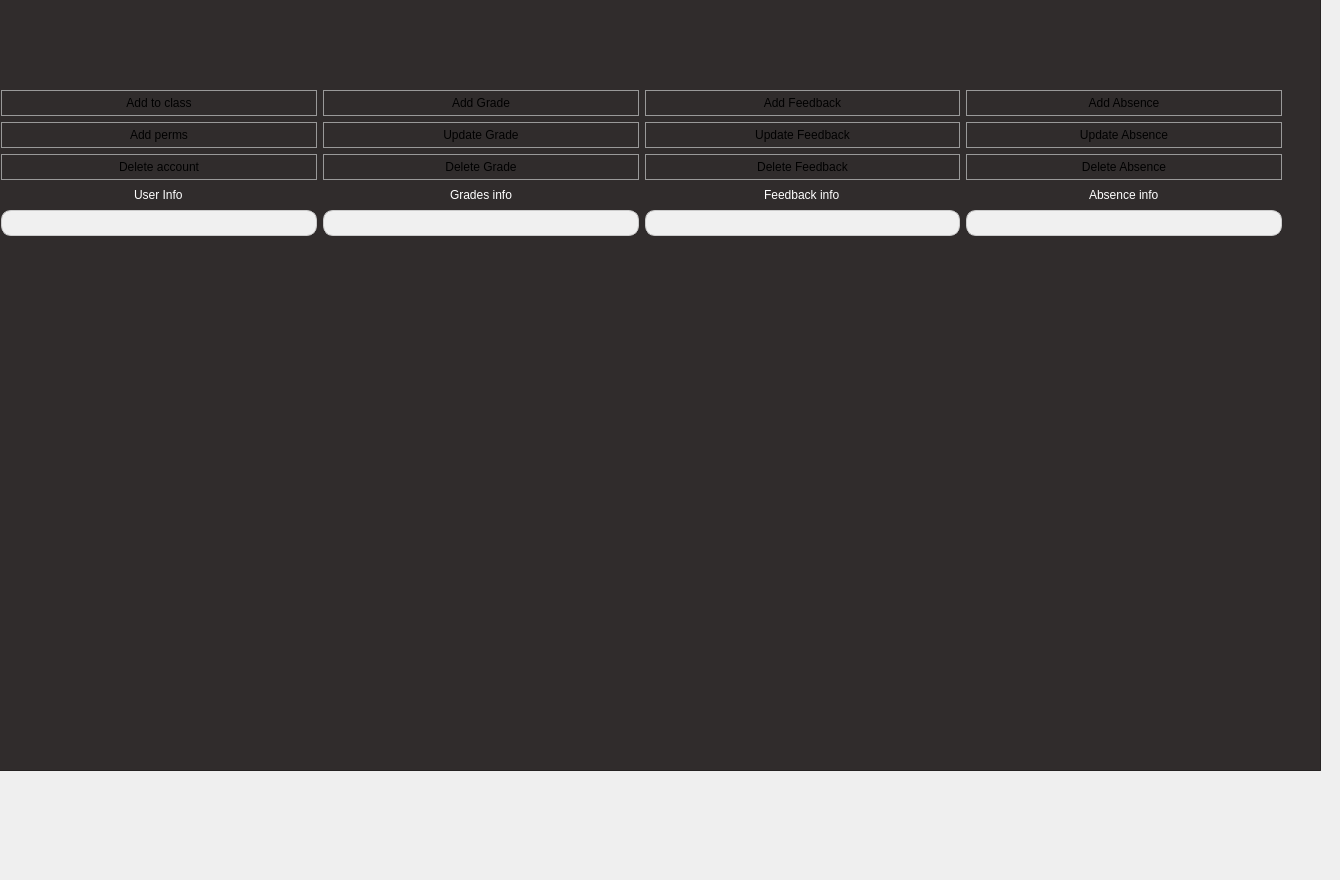
   <widget class="QWidget" name="pageAdmin">
    <widget class="QLabel" name="label_logo_2">
     <property name="geometry">
      <rect>
       <x>10</x>
       <y>10</y>
       <width>451</width>
       <height>81</height>
      </rect>
     </property>
     <property name="text">
      <string/>
     </property>
     <property name="pixmap">
      <pixmap>../assets/logo.png</pixmap>
     </property>
    </widget>
    <widget class="QLabel" name="label_18">
     <property name="geometry">
      <rect>
       <x>0</x>
       <y>0</y>
       <width>1281</width>
       <height>81</height>
      </rect>
     </property>
     <property name="styleSheet">
      <string notr="true"/>
     </property>
     <property name="text">
      <string/>
     </property>
    </widget>
    <widget class="QFrame" name="frame">
     <property name="geometry">
      <rect>
       <x>-10</x>
       <y>-100</y>
       <width>1331</width>
       <height>871</height>
      </rect>
     </property>
     <property name="styleSheet">
      <string notr="true">QFrame {
    background-color: #302c2c;
}</string>
     </property>
     <property name="frameShape">
      <enum>QFrame::StyledPanel</enum>
     </property>
     <property name="frameShadow">
      <enum>QFrame::Raised</enum>
     </property>
    </widget>
    <widget class="QWidget" name="layoutWidget">
     <property name="geometry">
      <rect>
       <x>1</x>
       <y>90</y>
       <width>1281</width>
       <height>631</height>
      </rect>
     </property>
     <layout class="QHBoxLayout" name="horizontalLayout">
      <item>
       <layout class="QVBoxLayout" name="verticalLayout_14">
        <item>
         <layout class="QVBoxLayout" name="verticalLayout">
          <item>
           <widget class="QPushButton" name="pushButtonAddToGrade">
            <property name="styleSheet">
             <string notr="true">QPushButton {
    background: qlineargradient(x1: 0, y1: 0, x2: 0, y2: 1,
                                stop: 0 #f6f6f6, stop: 1 #e0e0e0);
    border-radius: 14px;
	color: black;
    border: 1px solid #999999;
    padding: 5px 15px;
}

QPushButton:hover {
    background: qlineargradient(x1: 0, y1: 0, x2: 0, y2: 1,
                                stop: 0 #e0e0e0, stop: 1 #f6f6f6);
}

QPushButton:pressed {
    background: #dcdcdc;
}</string>
            </property>
            <property name="text">
             <string>Add to class</string>
            </property>
           </widget>
          </item>
          <item>
           <widget class="QPushButton" name="pushButtonAddPerms">
            <property name="styleSheet">
             <string notr="true">QPushButton {
    background: qlineargradient(x1: 0, y1: 0, x2: 0, y2: 1,
                                stop: 0 #f6f6f6, stop: 1 #e0e0e0);
    border-radius: 14px;
	color: black;
    border: 1px solid #999999;
    padding: 5px 15px;
}

QPushButton:hover {
    background: qlineargradient(x1: 0, y1: 0, x2: 0, y2: 1,
                                stop: 0 #e0e0e0, stop: 1 #f6f6f6);
}

QPushButton:pressed {
    background: #dcdcdc;
}</string>
            </property>
            <property name="text">
             <string>Add perms</string>
            </property>
           </widget>
          </item>
          <item>
           <widget class="QPushButton" name="pushButtonDeleteAccount">
            <property name="styleSheet">
             <string notr="true">QPushButton {
    background: qlineargradient(x1: 0, y1: 0, x2: 0, y2: 1,
                                stop: 0 #f6f6f6, stop: 1 #e0e0e0);
    border-radius: 14px;
	color: black;
    border: 1px solid #999999;
    padding: 5px 15px;
}

QPushButton:hover {
    background: qlineargradient(x1: 0, y1: 0, x2: 0, y2: 1,
                                stop: 0 #e0e0e0, stop: 1 #f6f6f6);
}

QPushButton:pressed {
    background: #dcdcdc;
}</string>
            </property>
            <property name="text">
             <string>Delete account</string>
            </property>
           </widget>
          </item>
         </layout>
        </item>
        <item>
         <layout class="QVBoxLayout" name="verticalLayout_6">
          <item>
           <layout class="QVBoxLayout" name="verticalLayout_4">
            <item alignment="Qt::AlignHCenter">
             <widget class="QLabel" name="label_9">
              <property name="styleSheet">
               <string notr="true">QLabel {
    color: white; /* Text color */
    border-radius: 10px; /* Rounded corners */
    padding: 2px; /* Padding around the text */
    background: transparent; /* Remove background color */
    text-align: center; /* Center align text */
}
</string>
              </property>
              <property name="text">
               <string>User Info</string>
              </property>
             </widget>
            </item>
            <item>
             <widget class="QComboBox" name="comboBoxUsers">
              <property name="styleSheet">
               <string notr="true">QComboBox {
    background-color: #f0f0f0; /* Background color */
    color: #333; /* Text color */
    border-radius: 10px; /* Rounded corners */
    padding: 4px; /* Padding around the text */
    border: 1px solid #ccc; /* Border */
    min-width: 100px; /* Minimum width */
}

QComboBox::drop-down {
    border: none; /* Remove the default dropdown arrow */
}

QComboBox::down-arrow {
    image: url(drop_down_arrow.png); /* Custom dropdown arrow image */
}
</string>
              </property>
             </widget>
            </item>
           </layout>
          </item>
          <item>
           <widget class="QStackedWidget" name="stackedWidgetUserInfo">
            <property name="styleSheet">
             <string notr="true">QLabel {
    background: rgba(48, 44, 44, 0.7); /* Very dark gray with 50% opacity */
    border-radius: 10px; /* Adjust the radius as needed */
color: white;
}</string>
            </property>
            <widget class="QWidget" name="page_3"/>
            <widget class="QWidget" name="page_4"/>
           </widget>
          </item>
         </layout>
        </item>
       </layout>
      </item>
      <item>
       <layout class="QVBoxLayout" name="verticalLayout_15">
        <item>
         <layout class="QVBoxLayout" name="verticalLayout_11">
          <item>
           <widget class="QPushButton" name="pushButtonAddGrade">
            <property name="styleSheet">
             <string notr="true">QPushButton {
    background: qlineargradient(x1: 0, y1: 0, x2: 0, y2: 1,
                                stop: 0 #f6f6f6, stop: 1 #e0e0e0);
    border-radius: 14px;
	color: black;
    border: 1px solid #999999;
    padding: 5px 15px;
}

QPushButton:hover {
    background: qlineargradient(x1: 0, y1: 0, x2: 0, y2: 1,
                                stop: 0 #e0e0e0, stop: 1 #f6f6f6);
}

QPushButton:pressed {
    background: #dcdcdc;
}</string>
            </property>
            <property name="text">
             <string>Add Grade</string>
            </property>
           </widget>
          </item>
          <item>
           <widget class="QPushButton" name="pushButtonUpdateGrade">
            <property name="styleSheet">
             <string notr="true">QPushButton {
    background: qlineargradient(x1: 0, y1: 0, x2: 0, y2: 1,
                                stop: 0 #f6f6f6, stop: 1 #e0e0e0);
    border-radius: 14px;
	color: black;
    border: 1px solid #999999;
    padding: 5px 15px;
}

QPushButton:hover {
    background: qlineargradient(x1: 0, y1: 0, x2: 0, y2: 1,
                                stop: 0 #e0e0e0, stop: 1 #f6f6f6);
}

QPushButton:pressed {
    background: #dcdcdc;
}</string>
            </property>
            <property name="text">
             <string>Update Grade</string>
            </property>
           </widget>
          </item>
          <item>
           <widget class="QPushButton" name="pushButtonDeleteGrade">
            <property name="styleSheet">
             <string notr="true">QPushButton {
    background: qlineargradient(x1: 0, y1: 0, x2: 0, y2: 1,
                                stop: 0 #f6f6f6, stop: 1 #e0e0e0);
    border-radius: 14px;
	color: black;
    border: 1px solid #999999;
    padding: 5px 15px;
}

QPushButton:hover {
    background: qlineargradient(x1: 0, y1: 0, x2: 0, y2: 1,
                                stop: 0 #e0e0e0, stop: 1 #f6f6f6);
}

QPushButton:pressed {
    background: #dcdcdc;
}</string>
            </property>
            <property name="text">
             <string>Delete Grade</string>
            </property>
           </widget>
          </item>
         </layout>
        </item>
        <item>
         <layout class="QVBoxLayout" name="verticalLayout_8">
          <item>
           <layout class="QVBoxLayout" name="verticalLayout_5">
            <item alignment="Qt::AlignHCenter">
             <widget class="QLabel" name="label_10">
              <property name="styleSheet">
               <string notr="true">QLabel {
    color: white; /* Text color */
    border-radius: 10px; /* Rounded corners */
    padding: 2px; /* Padding around the text */
    background: transparent; /* Remove background color */
    text-align: center; /* Center align text */
}
</string>
              </property>
              <property name="text">
               <string>Grades info</string>
              </property>
             </widget>
            </item>
            <item>
             <widget class="QComboBox" name="comboBoxGrades">
              <property name="styleSheet">
               <string notr="true">QComboBox {
    background-color: #f0f0f0; /* Background color */
    color: #333; /* Text color */
    border-radius: 10px; /* Rounded corners */
    padding: 4px; /* Padding around the text */
    border: 1px solid #ccc; /* Border */
    min-width: 100px; /* Minimum width */
}

QComboBox::drop-down {
    border: none; /* Remove the default dropdown arrow */
}

QComboBox::down-arrow {
    image: url(drop_down_arrow.png); /* Custom dropdown arrow image */
}
</string>
              </property>
             </widget>
            </item>
           </layout>
          </item>
          <item>
           <widget class="QStackedWidget" name="stackedWidgetGrades">
            <property name="styleSheet">
             <string notr="true">QLabel {
    background: rgba(48, 44, 44, 0.7); /* Very dark gray with 50% opacity */
    border-radius: 10px; /* Adjust the radius as needed */
color: white;
}</string>
            </property>
            <property name="currentIndex">
             <number>1</number>
            </property>
            <widget class="QWidget" name="page_5"/>
            <widget class="QWidget" name="page_6"/>
           </widget>
          </item>
         </layout>
        </item>
       </layout>
      </item>
      <item>
       <layout class="QVBoxLayout" name="verticalLayout_16">
        <item>
         <layout class="QVBoxLayout" name="verticalLayout_12">
          <item>
           <widget class="QPushButton" name="pushButtonAddFeedback_2">
            <property name="styleSheet">
             <string notr="true">QPushButton {
    background: qlineargradient(x1: 0, y1: 0, x2: 0, y2: 1,
                                stop: 0 #f6f6f6, stop: 1 #e0e0e0);
    border-radius: 14px;
	color: black;
    border: 1px solid #999999;
    padding: 5px 15px;
}

QPushButton:hover {
    background: qlineargradient(x1: 0, y1: 0, x2: 0, y2: 1,
                                stop: 0 #e0e0e0, stop: 1 #f6f6f6);
}

QPushButton:pressed {
    background: #dcdcdc;
}</string>
            </property>
            <property name="text">
             <string>Add Feedback</string>
            </property>
           </widget>
          </item>
          <item>
           <widget class="QPushButton" name="pushButtonUpdateFeedback_2">
            <property name="styleSheet">
             <string notr="true">QPushButton {
    background: qlineargradient(x1: 0, y1: 0, x2: 0, y2: 1,
                                stop: 0 #f6f6f6, stop: 1 #e0e0e0);
    border-radius: 14px;
	color: black;
    border: 1px solid #999999;
    padding: 5px 15px;
}

QPushButton:hover {
    background: qlineargradient(x1: 0, y1: 0, x2: 0, y2: 1,
                                stop: 0 #e0e0e0, stop: 1 #f6f6f6);
}

QPushButton:pressed {
    background: #dcdcdc;
}</string>
            </property>
            <property name="text">
             <string>Update Feedback</string>
            </property>
           </widget>
          </item>
          <item>
           <widget class="QPushButton" name="pushButtonDeleteFeedback_2">
            <property name="styleSheet">
             <string notr="true">QPushButton {
    background: qlineargradient(x1: 0, y1: 0, x2: 0, y2: 1,
                                stop: 0 #f6f6f6, stop: 1 #e0e0e0);
    border-radius: 14px;
	color: black;
    border: 1px solid #999999;
    padding: 5px 15px;
}

QPushButton:hover {
    background: qlineargradient(x1: 0, y1: 0, x2: 0, y2: 1,
                                stop: 0 #e0e0e0, stop: 1 #f6f6f6);
}

QPushButton:pressed {
    background: #dcdcdc;
}</string>
            </property>
            <property name="text">
             <string>Delete Feedback</string>
            </property>
           </widget>
          </item>
         </layout>
        </item>
        <item>
         <layout class="QVBoxLayout" name="verticalLayout_9">
          <item alignment="Qt::AlignHCenter">
           <widget class="QLabel" name="label_11">
            <property name="styleSheet">
             <string notr="true">QLabel {
    color: white; /* Text color */
    border-radius: 10px; /* Rounded corners */
    padding: 2px; /* Padding around the text */
    background: transparent; /* Remove background color */
    text-align: center; /* Center align text */
}
</string>
            </property>
            <property name="text">
             <string>Feedback info</string>
            </property>
           </widget>
          </item>
          <item>
           <widget class="QComboBox" name="comboBoxFeedback">
            <property name="styleSheet">
             <string notr="true">QComboBox {
    background-color: #f0f0f0; /* Background color */
    color: #333; /* Text color */
    border-radius: 10px; /* Rounded corners */
    padding: 4px; /* Padding around the text */
    border: 1px solid #ccc; /* Border */
    min-width: 100px; /* Minimum width */
}

QComboBox::drop-down {
    border: none; /* Remove the default dropdown arrow */
}

QComboBox::down-arrow {
    image: url(drop_down_arrow.png); /* Custom dropdown arrow image */
}
</string>
            </property>
           </widget>
          </item>
          <item>
           <widget class="QStackedWidget" name="stackedWidgetFeedback">
            <property name="styleSheet">
             <string notr="true">QLabel {
    background: rgba(48, 44, 44, 0.7); /* Very dark gray with 50% opacity */
    border-radius: 10px; /* Adjust the radius as needed */
color: white;
}</string>
            </property>
            <property name="currentIndex">
             <number>0</number>
            </property>
            <widget class="QWidget" name="page_7"/>
            <widget class="QWidget" name="page_8"/>
           </widget>
          </item>
         </layout>
        </item>
       </layout>
      </item>
      <item>
       <layout class="QVBoxLayout" name="verticalLayout_17">
        <item>
         <layout class="QVBoxLayout" name="verticalLayout_13">
          <item>
           <widget class="QPushButton" name="pushButtonAddAbsence_2">
            <property name="styleSheet">
             <string notr="true">QPushButton {
    background: qlineargradient(x1: 0, y1: 0, x2: 0, y2: 1,
                                stop: 0 #f6f6f6, stop: 1 #e0e0e0);
    border-radius: 14px;
	color: black;
    border: 1px solid #999999;
    padding: 5px 15px;
}

QPushButton:hover {
    background: qlineargradient(x1: 0, y1: 0, x2: 0, y2: 1,
                                stop: 0 #e0e0e0, stop: 1 #f6f6f6);
}

QPushButton:pressed {
    background: #dcdcdc;
}</string>
            </property>
            <property name="text">
             <string>Add Absence</string>
            </property>
           </widget>
          </item>
          <item>
           <widget class="QPushButton" name="pushButtonUpdateAbsence_2">
            <property name="styleSheet">
             <string notr="true">QPushButton {
    background: qlineargradient(x1: 0, y1: 0, x2: 0, y2: 1,
                                stop: 0 #f6f6f6, stop: 1 #e0e0e0);
    border-radius: 14px;
	color: black;
    border: 1px solid #999999;
    padding: 5px 15px;
}

QPushButton:hover {
    background: qlineargradient(x1: 0, y1: 0, x2: 0, y2: 1,
                                stop: 0 #e0e0e0, stop: 1 #f6f6f6);
}

QPushButton:pressed {
    background: #dcdcdc;
}</string>
            </property>
            <property name="text">
             <string>Update Absence</string>
            </property>
           </widget>
          </item>
          <item>
           <widget class="QPushButton" name="pushButtonDeleteAbsence_2">
            <property name="styleSheet">
             <string notr="true">QPushButton {
    background: qlineargradient(x1: 0, y1: 0, x2: 0, y2: 1,
                                stop: 0 #f6f6f6, stop: 1 #e0e0e0);
    border-radius: 14px;
	color: black;
    border: 1px solid #999999;
    padding: 5px 15px;
}

QPushButton:hover {
    background: qlineargradient(x1: 0, y1: 0, x2: 0, y2: 1,
                                stop: 0 #e0e0e0, stop: 1 #f6f6f6);
}

QPushButton:pressed {
    background: #dcdcdc;
}</string>
            </property>
            <property name="text">
             <string>Delete Absence</string>
            </property>
           </widget>
          </item>
         </layout>
        </item>
        <item>
         <layout class="QVBoxLayout" name="verticalLayout_10">
          <item alignment="Qt::AlignHCenter">
           <widget class="QLabel" name="label_12">
            <property name="styleSheet">
             <string notr="true">QLabel {
    color: white; /* Text color */
    border-radius: 10px; /* Rounded corners */
    padding: 2px; /* Padding around the text */
    background: transparent; /* Remove background color */
    text-align: center; /* Center align text */
}
</string>
            </property>
            <property name="text">
             <string>Absence info</string>
            </property>
           </widget>
          </item>
          <item>
           <widget class="QComboBox" name="comboBoxAbsence">
            <property name="styleSheet">
             <string notr="true">QComboBox {
    background-color: #f0f0f0; /* Background color */
    color: #333; /* Text color */
    border-radius: 10px; /* Rounded corners */
    padding: 4px; /* Padding around the text */
    border: 1px solid #ccc; /* Border */
    min-width: 100px; /* Minimum width */
}

QComboBox::drop-down {
    border: none; /* Remove the default dropdown arrow */
}

QComboBox::down-arrow {
    image: url(drop_down_arrow.png); /* Custom dropdown arrow image */
}
</string>
            </property>
           </widget>
          </item>
          <item>
           <widget class="QStackedWidget" name="stackedWidgetAbsence">
            <property name="styleSheet">
             <string notr="true">QLabel {
    background: rgba(48, 44, 44, 0.7); /* Very dark gray with 50% opacity */
    border-radius: 10px; /* Adjust the radius as needed */
color: white;
}</string>
            </property>
            <widget class="QWidget" name="page_9"/>
            <widget class="QWidget" name="page_10"/>
           </widget>
          </item>
         </layout>
        </item>
       </layout>
      </item>
     </layout>
    </widget>
    <zorder>frame</zorder>
    <zorder>layoutWidget</zorder>
    <zorder>label_18</zorder>
    <zorder>label_logo_2</zorder>
   </widget>
